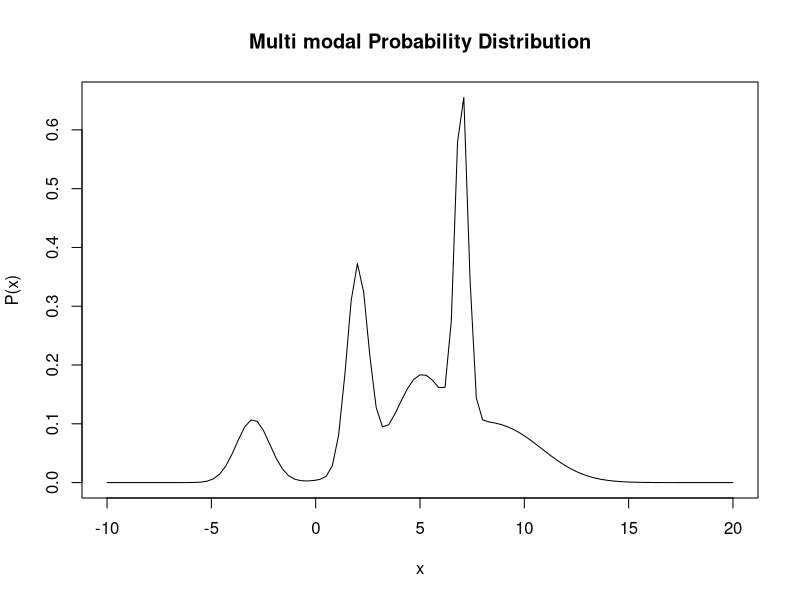

Write R code to recreate this figure. (Note: this script raises an error after producing the figure.)
library(tidyverse)
library(pracma)
library(utils)
library(coda)


f <- function(x) { #function to turn into probability density
  ifelse (x>-10 & x<20,0.2*dnorm(x,2,0.5)+0.1*dnorm(x,-3,0.8)+0.1*dnorm(x,5,1)+0.2*dnorm(x,7,0.3)+0.2*dnorm(x,9,2)+0.2*dnorm(x,5,2),0)
}

bottom <- 0 #lower limit
top <- 2*pi+0.1 #upper limit

integral <- quad(f,bottom,top) #determine normalising constant 

probDensity <- function(x) { #generate probability density function by dividing each value by the normalising constant
  f(x)/integral
}

verifyProbDensity <- quad(probDensity,bottom,top) #should = 1.

par(mfrow = c(1,1))

plot(probDensity,-10,20,main = "Multi modal Probability Distribution",xlab = "x",ylab = "P(x)")

totalIn <<- 0

countSwitchProb <- function(oldVal,newVal){
  if(oldVal < barrierLeft){
    if(newVal > barrierRight){
      totalIn <<- totalIn + 1
    }
  }
  else {
    if(newVal < barrierLeft){
      totalIn <<- totalIn + 1
    }
  }
}

stepSize <- function(x,number=1){ 
  x = rnorm(number,x,0.20) 
}

MetropolisHastings <- function(oldPoint,iterations,burnIn){
  acceptedPoints = 0
  chain <- vector("numeric",length = iterations)
  progressBar <- txtProgressBar(min = 0,max = iterations,style = 3)
  for(i in 1:iterations){
    chain[i] = oldPoint
    proposedPoint = stepSize(oldPoint)
    acceptanceRatio = probDensity(proposedPoint)/probDensity(oldPoint)
    if (runif(1,0,1) < acceptanceRatio){
      countSwitchProb(oldPoint,proposedPoint)
      oldPoint = proposedPoint
      accpetedPoints =+ 1
    }
    else{
      oldPoint = oldPoint
    }
    setTxtProgressBar(progressBar,i)
  }
  chain <- tail(chain,-burnIn)
  close(progressBar)
  cat(((length(unique(chain)))*1.0/iterations)*100,"% acceptance rate\n")
  return(chain)
}

chainLength = 100000

chain <- MetropolisHastings(6,chainLength,1000)


whys <- lapply(chain,function(x) probDensity(x))
plot(probDensity,-10,20,main = "Plot of Chain Path",ylab = "Probability of Glucose Level",xlab = "Glucose Level Proportional to Baseline")
par(new = TRUE)
test <- hist(chain,yaxt='n',xlim = c(-10,20), ann=FALSE,breaks=seq(-10,20,l=400),ylab = "",xlab = "")

mcmcchain <- mcmc(chain)
gelman.diag(mcmcmchain)

mcmcchain <- mcmc(chains)

chains <- list()
j <- 1
par(mfrow = c(1,1))
chainLength = 1000000
plot(probDensity,-10,20,main = "Target Distribution",ylab = "Probability of Glucose Level",
     xlab = "Glucose Level Proportional to Baseline",type = 'l',
     cex.lab=1.5, cex.axis=1.5, cex.main=1.5, cex.sub=1.5)
for (i in c(-3,2,7)){
  chains[[j]] <- MetropolisHastings(i,chainLength,100)
  par(new = TRUE)
  test <- hist(chains[[j]],yaxt='n',xlim = c(-10,20), ann=FALSE,breaks=seq(-10,20,l=400),ylab = "",xlab = "",xaxt = "n",yaxt = "n")
  par(new = TRUE)
  j <- j + 1
}
`           `

test <- hist(chains[[1]],yaxt='n',xlim = c(-10,20), ann=FALSE,breaks=seq(-10,20,l=400),ylab = "",xlab = "",plot = FALSE)$density
test1 <- as.numeric(lapply(seq(-10,20,length.out = 400),function(x) probDensity(x)))
testfun <- vector()
for(i in c(0:length(test))){testfun[i] <- abs(test[i]-test1[i])} 

barplot(testfun,yaxt = 'n',type = 'h',xaxt = 'n')
par(new = TRUE)
plot(test1,ylim = c(0,0.6),type = 'l',yaxt = 'n')
par(new = TRUE)
plot(test,ylim = c(0,0.6),type = 'l')
